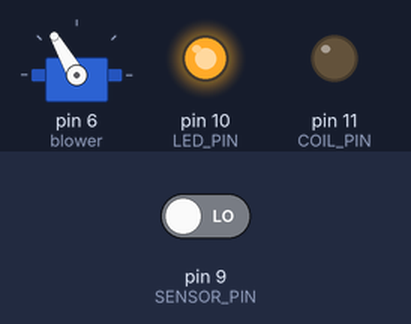
Bench run of a sketch on a simulated Arduino Uno, built with avr-gcc and run on an emulated ATmega328P. On the bench: servo, output pins drawn as LEDs (lit = HIGH). Inputs (shaded band) come from the test bench; at power-on: pin 9 (SENSOR_PIN) LOW. Random numbers use the default seed unless the sketch sets one; the audio player accepts every command and is not drawn.

Above: at 11.7 s.
11.8 s: pin 9 (SENSOR_PIN) driven HIGH
At 17.3 s:
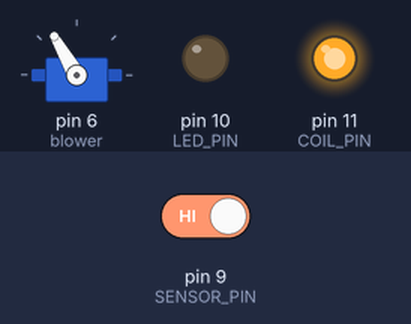
At 22.3 s:
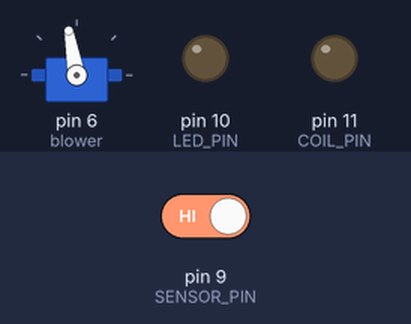
Timing chart, 0 to 43.4 s (numbered marks = the images above; inputs shaded):
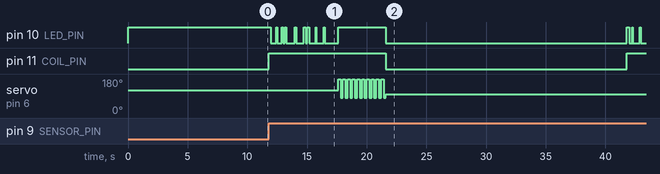

The sketch:

haloween.ino
```cpp
#define SENSOR_PIN 9
#define MP3_RX 8
#define MP3_TX 7
#define COIL_PIN 11 //3
#define LED_PIN 10 //10
#define SERVO_PIN 6
#define TRESHOLD 30000
#define COIL_HEAT_TIME 5000
#define battery 5

#include "SoftwareSerial.h"
#include "DFRobotDFPlayerMini.h"
#include <Servo.h>

SoftwareSerial SoftwareSerialPort(MP3_TX, MP3_RX);
DFRobotDFPlayerMini myDFPlayer;
Servo blower;

void setup() {
  // put your setup code here, to run once:
  pinMode(LED_PIN, OUTPUT);
  pinMode(COIL_PIN, OUTPUT);
  pinMode(SENSOR_PIN, INPUT);
  digitalWrite(LED_PIN, HIGH);
  blower.attach(6);
  blower.write(120);
  SoftwareSerialPort.begin(9600);
  myDFPlayer.begin(SoftwareSerialPort);
  myDFPlayer.volume(30);
  delay(10000);
}


void randomSplash(int duration){
  long timer1 = millis();
  int onTime, offTime;
  while(millis() - timer1 < duration){
    long timer2 = millis();
    onTime = random(30, 200);
    offTime = random(60, 700);
    while(millis() - timer2 < onTime){
      digitalWrite(LED_PIN, HIGH);
    }
    long timer3 = millis();
    while(millis() - timer3 < offTime){
      digitalWrite(LED_PIN, LOW);
    }
  }
  digitalWrite(LED_PIN, LOW);
}

long current;
void loop() {
  if(digitalRead(SENSOR_PIN)){
    current = millis();
    //myDFPlayer.play(1);
    digitalWrite(COIL_PIN, HIGH);
    randomSplash(COIL_HEAT_TIME);

    myDFPlayer.play(2);
    delay(500);
    digitalWrite(LED_PIN, HIGH);
    for(int i = 0; i < 10; i++){
      blower.write(180);
      delay(200);
      blower.write(80);
      delay(200);
    }
     digitalWrite(COIL_PIN, LOW);
     digitalWrite(LED_PIN, LOW);
     blower.write(100);
      while(millis() - current < TRESHOLD){}
    }
}

/*long readVcc() { //функция чтения внутреннего опорного напряжения, универсальная (для всех ардуин)
#if defined(__AVR_ATmega32U4__) || defined(__AVR_ATmega1280__) || defined(__AVR_ATmega2560__)
  ADMUX = _BV(REFS0) | _BV(MUX4) | _BV(MUX3) | _BV(MUX2) | _BV(MUX1);
#elif defined (__AVR_ATtiny24__) || defined(__AVR_ATtiny44__) || defined(__AVR_ATtiny84__)
  ADMUX = _BV(MUX5) | _BV(MUX0);
#elif defined (__AVR_ATtiny25__) || defined(__AVR_ATtiny45__) || defined(__AVR_ATtiny85__)
  ADMUX = _BV(MUX3) | _BV(MUX2);
#else
  ADMUX = _BV(REFS0) | _BV(MUX3) | _BV(MUX2) | _BV(MUX1);
#endif
  delay(2); // Wait for Vref to settle
  ADCSRA |= _BV(ADSC); // Start conversion
  while (bit_is_set(ADCSRA, ADSC)); // measuring
  uint8_t low  = ADCL; // must read ADCL first - it then locks ADCH
  uint8_t high = ADCH; // unlocks both
  long result = (high << 8) | low;

  result = my_vcc_const * 1023 * 1000 / result; // расчёт реального VCC
  return result; // возвращает VCC
}*/
```

Measured:
- after the input at 11.8 s, pin 10 (LED_PIN): HIGH → LOW after 0.18 s, → HIGH 0.43 s later, → LOW 0.10 s later, → HIGH 0.36 s later, … (25 changes in this stretch); pin 11 (COIL_PIN): LOW → HIGH at once, → LOW 9.8 s later, → HIGH 20.2 s later
